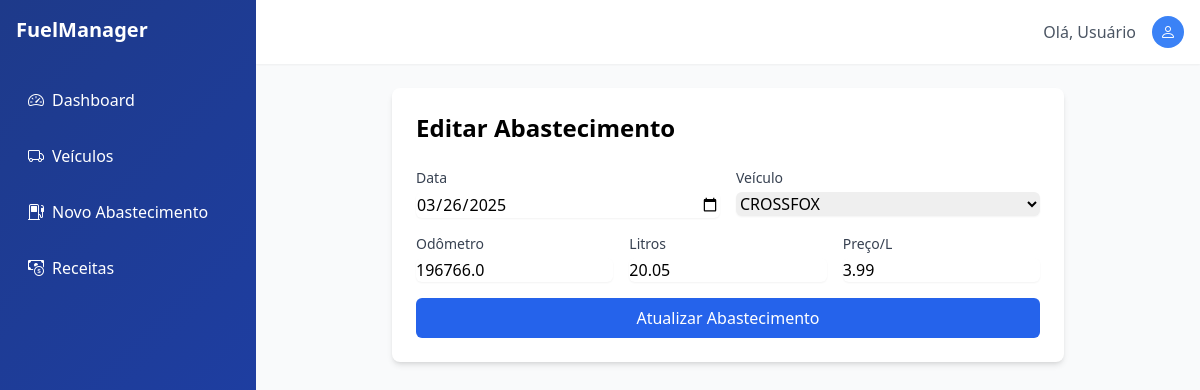
/edit/6, run on the app's committed database.
### app.py (models this page shows, shortened)
class Abastecimento(db.Model):
    id = db.Column(db.Integer, primary_key=True)
    data = db.Column(db.DateTime, nullable=False, comment="Data do abastecimento")
    odometro = db.Column(db.Float, nullable=False, comment="Quilometragem atual")
    litros = db.Column(db.Float, nullable=False, comment="Litros abastecidos")
    preco_litro = db.Column(db.Float, nullable=False, comment="Preço por litro")
    veiculo_id = db.Column(db.Integer, db.ForeignKey('veiculo.id'), nullable=False)
    veiculo = db.relationship('Veiculo', backref='abastecimentos')

### app.py (the view, shortened to what this page needs)
@app.route('/edit/<int:id>', methods=['GET', 'POST'])
def edit_abastecimento(id):
    abast = Abastecimento.query.get_or_404(id)
    veiculos = Veiculo.query.all()
    return render_template('edit_abastecimento.html', abast=abast, veiculos=veiculos)

### templates/edit_abastecimento.html
{% extends "base.html" %}
{% block content %}
<div class="bg-white rounded-lg shadow-md p-6 max-w-2xl mx-auto">
    <h2 class="text-2xl font-bold mb-6">Editar Abastecimento</h2>
    <form method="POST" class="space-y-4">
        <div class="grid grid-cols-2 gap-4">
            <div>
                <label class="block text-sm font-medium text-gray-700">Data</label>
                <input type="date" name="data" value="{{ abast.data.strftime('%Y-%m-%d') }}" required
                    class="mt-1 block w-full rounded-md border-gray-300 shadow-sm">
            </div>
            <div>
                <label class="block text-sm font-medium text-gray-700">Veículo</label>
                <select name="veiculo_id" required class="mt-1 block w-full rounded-md border-gray-300 shadow-sm">
                    {% for v in veiculos %}
                        <option value="{{ v.id }}" {{ 'selected' if v.id == abast.veiculo_id }}>{{ v.nome }}</option>
                    {% endfor %}
                </select>
            </div>
        </div>
        <div class="grid grid-cols-3 gap-4">
            <div>
                <label class="block text-sm font-medium text-gray-700">Odômetro</label>
                <input type="number" step="0.1" name="odometro" value="{{ abast.odometro }}" required
                    class="mt-1 block w-full rounded-md border-gray-300 shadow-sm">
            </div>
            <div>
                <label class="block text-sm font-medium text-gray-700">Litros</label>
                <input type="number" step="0.01" name="litros" value="{{ abast.litros }}" required
                    class="mt-1 block w-full rounded-md border-gray-300 shadow-sm">
            </div>
            <div>
                <label class="block text-sm font-medium text-gray-700">Preço/L</label>
                <input type="number" step="0.01" name="preco_litro" value="{{ abast.preco_litro }}" required
                    class="mt-1 block w-full rounded-md border-gray-300 shadow-sm">
            </div>
        </div>
        <button type="submit" class="w-full bg-blue-600 text-white py-2 px-4 rounded-md hover:bg-blue-700">
            Atualizar Abastecimento
        </button>
    </form>
</div>
{% endblock %}

### data on the page
Abastecimento: data "03/26/2025", odometro "196766.0", litros "20.05", preco_litro "3.99"

### other printed values
form field veiculo_id "CROSSFOX"
